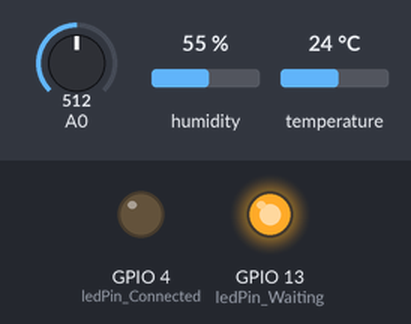
Simulated run of this sketch. Board: ESP8266 (NodeMCU). On the bench: output pins drawn as LEDs (lit = HIGH). The inputs (shaded band) are chosen by the test bench; at power-on: A0 = 512, humidity 55 %, temperature 24 °C. WiFi joins after 1.5 s; servers stay silent unless stated; the Firebase database answers and starts empty; what the sketch prints to the serial monitor is not drawn.

Above: at 0.1 s.
At 1.6 s:
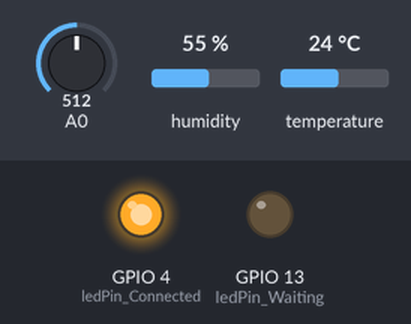
Timing chart, 0 to 3.1 s (numbered marks = the images above):
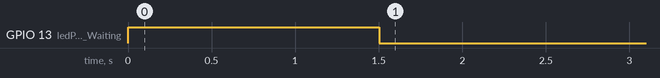

The sketch:

wifitesting.ino
```cpp
#include <FirebaseArduino.h>
#include<ESP8266WiFi.h>
#include <DHT.h>
//#include<ESP8266HTTPClient.h>

#define FIREBASE_HOST "https://electronicclient-2ffc7.firebaseio.com"
#define FIREBASE_AUTH "ZPWHrsWezLc5y3RdKmNvAt7QA9VdYo9JbRaF0h4v"
#define DHTTYPE DHT11 // using DHT11 sensor for temperature sensing
const int refresh = 1; // 3 seconds refresh temperature
const char* ssid = "HMT";
const char* password = "pranshu2@";
int ledPin_Waiting = 13;  // D7
int ledPin_Connected = 4; // D2
int Moisture_Pin = 8;
int DHT_Pin = 15; // D8
int sensor_state = 0;
boolean water_operation;
int last_state = 0;
DHT dht(DHT_Pin,DHTTYPE);

const int relay = 5; // relay pin


void setup() {
  // put your setup code here, to run once:

  pinMode(ledPin_Waiting,OUTPUT);
  pinMode(ledPin_Connected,OUTPUT);
  Serial.begin(115200);
  Serial.println();
  Serial.print("Wifi connecting to...");
  Serial.println(ssid);
  digitalWrite(ledPin_Waiting,HIGH);
  WiFi.begin(ssid,password);
  Serial.println();
  Serial.print("Connecting...");
  while(WiFi.status() != WL_CONNECTED){
    delay(500);
    Serial.print(".");
  }
  digitalWrite(ledPin_Waiting,LOW);
  digitalWrite(ledPin_Connected,HIGH);

  Serial.println("Wifi Connection Successful!");
  Serial.print("NODEMCU IP Address : ");
  Serial.println(WiFi.localIP());

  Firebase.begin(FIREBASE_HOST,FIREBASE_AUTH);
}

int i = 0;
void loop()
{
  // put your main code here, to run repeatedly:


  delay(1000);
  Firebase.stream("Temperature");
  float temp_val = dht.readTemperature();
  float humidity = dht.readHumidity();


  if(isnan(temp_val)  || isnan(humidity))
  {
    Serial.println("Error in Reading DHT11");
  }
  else
  {
    Serial.print("Temperature : ");
    Serial.println(temp_val);
    Serial.print("Humidity : ");
    Serial.println(humidity);
    Firebase.pushString("temperature",String(temp_val));
    Firebase.pushString("humidity",String(humidity));
  }

  water_operation = Firebase.getBool("start");

  if(water_operation == 1){
    // water the plant as said by user
    digitalWrite(relay,HIGH);
  }else{
    // stop watering the plant
    digitalWrite(relay,LOW);
  }


  sensor_state = analogRead(8);

  if(sensor_state <= 25){
    Firebase.setBool("Water",true);
  }

  delay(refresh * 1000);

}
```
